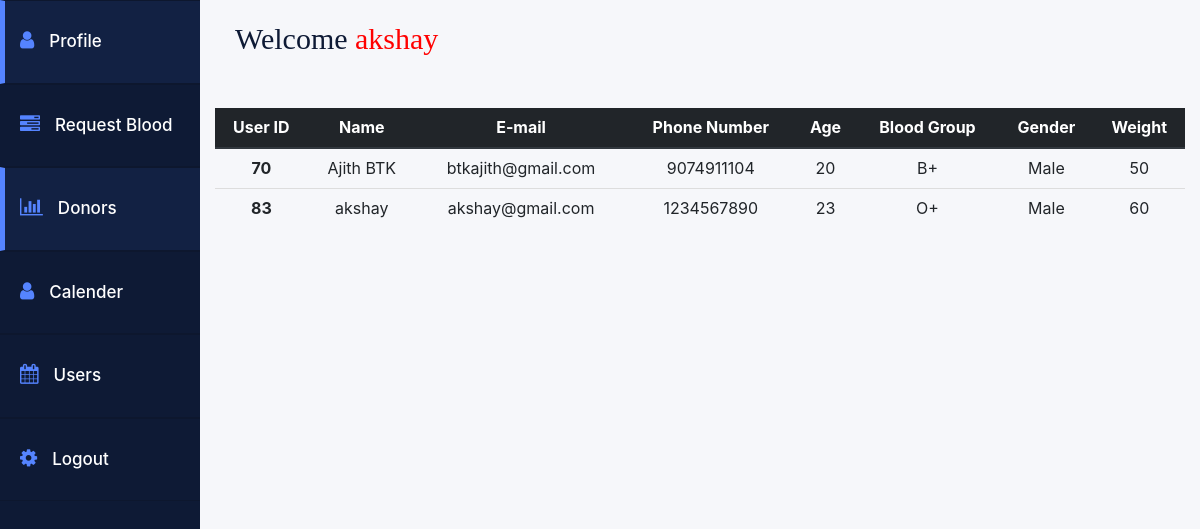
/donor_list.php (signed in), run on the app's committed database.
### tables this page shows
CREATE TABLE `donor_registration` (
  `user_id` int(11) NOT NULL,
  `username` varchar(200) NOT NULL,
  `password` varchar(200) NOT NULL,
  `name` varchar(200) NOT NULL,
  `email` varchar(200) NOT NULL,
  `phone` varchar(200) NOT NULL,
  `age` varchar(200) NOT NULL,
  `blood_group` varchar(200) NOT NULL,
  `gender` varchar(200) NOT NULL,
  `weight` varchar(200) NOT NULL
);

### donor_list.php (the view, shortened to what this page needs)
<html>
<link href="//maxcdn.bootstrapcdn.com/bootstrap/3.3.0/css/bootstrap.min.css" rel="stylesheet" id="bootstrap-css">
<link rel="stylesheet" href="https://cdn.jsdelivr.net/npm/bootstrap@4.0.0/dist/css/bootstrap.min.css">
<link href="https://maxcdn.bootstrapcdn.com/font-awesome/4.6.3/css/font-awesome.min.css" rel="stylesheet">
<body class="home">
    <div class="container-fluid display-table">
        <div class="row display-table-row">
            <div class="col-md-2 col-sm-1 hidden-xs display-table-cell v-align box" id="navigation">
                <div class="navi">
                    <ul>
                        <li><a href="patient_dashboard.php"><i class="fa fa-user" aria-hidden="true"></i><span class="hidden-xs hidden-sm">Profile</span></a></li>
                        <li><a href="request.php"><i class="fa fa-tasks" aria-hidden="true"></i><span class="hidden-xs hidden-sm">Request Blood</span></a></li>
                        <li class="active"><a href="donor_list.php"><i class="fa fa-bar-chart" aria-hidden="true"></i><span class="hidden-xs hidden-sm">Donors</span></a></li>
                        <li><a href="#"><i class="fa fa-user" aria-hidden="true"></i><span class="hidden-xs hidden-sm">Calender</span></a></li>
                        <li><a href="#"><i class="fa fa-calendar" aria-hidden="true"></i><span class="hidden-xs hidden-sm">Users</span></a></li>
                        <li><a href="logout.php"><i class="fa fa-cog" aria-hidden="true"></i><span class="hidden-xs hidden-sm">Logout</span></a></li>
                    </ul>
                </div>
            </div>
            <div class="col-md-10 col-sm-11 display-table-cell v-align">
                <div class="user-dashboard">
                    <h1 style="font-family:resolve-bold;">Welcome <span style="color:red;"><?php echo $_SESSION['username'];?></span></h1>
                </div>
                    <?php
                        include('connection.php');
                        $query="select * from donor_registration";
                        $res=mysqli_query($con,$query);
                    ?>
                    <br><br>
                    <center>
                    <table class="table table-hover">
                            <thead align="center" class="thead-dark">
                            <tr>
                                <th scope="col">User ID</th>
                                <th scope="col">Name</th>
                                <th scope="col">E-mail</th>
                                <th scope="col">Phone Number</th>
                                <th scope="col">Age</th>
                                <th scope="col">Blood Group</th>
                                <th scope="col">Gender</th>
                                <th scope="col">Weight</th>
                            </tr>
                            </thead>
                            <?php
                                while($row=mysqli_fetch_array($res))
                                {
                                    $id=$row['user_id'];
                                    $name=$row['name'];
                                    $email=$row['email'];
                                    $phone=$row['phone'];
                                    $age=$row['age'];
                                    $blood=$row['blood_group'];
                                    $gender=$row['gender'];
                                    $weight=$row['weight'];
                            ?>
                            <tr align="center">
                                <th scope="row"><?php echo $id;?>
                                <td><?php echo $name;?></td>
                                <td><?php echo $email;?></td>
                                <td><?php echo $phone;?></td>
                                <td><?php echo $age;?></td>
                                <td><?php echo $blood;?></td>
                                <td><?php echo $gender;?></td>
                                <td><?php echo $weight;?></td>
                            </tr>
                    </center>
                    <?php
                    }
                    ?>
                </div>
            </div>
        </div>
</body>
</html>

### donor_list.php (style rules this page uses)
a:focus,a:hover,a { outline:none; text-decoration: none; }
li,ul { list-style: none; padding: 0; margin: 0; }
.home { background: #f6f7fa; }
#navigation { background: #0e1a35; }
#navigation { padding: 0; }
.display-table { display: table; padding: 0; height: 100%; width: 100%; }
.display-table-row { display: table-row; height: 100%; }
.display-table-cell { display: table-cell; float: none; height: 100%; }
.v-align { vertical-align: top; }
.navi i { font-size: 20px; }
#navigation { -webkit-transition: all 0.5s ease; -moz-transition: all 0.5s ease; -o-transition: all 0.5s ease; transition: all 0.5s ease; }
.navi a { border-bottom: 1px solid #0d172e; border-top: 1px solid #0d172e; color: #ffffff; display: block; font-size: 17px; font-weight: 500; padding: 28px 20px; text-decoration: none; }
.navi i { margin-right: 15px; color: #5584ff; }
.navi .active a { background: #122143; border-left: 5px solid #5584ff; padding-left: 15px; }
.hidden-xs { -webkit-transition: all 0.5s ease; -moz-transition: all 0.5s ease; -o-transition: all 0.5s ease; transition: all 0.5s ease; }
.user-dashboard { padding: 0 20px; }
.user-dashboard h1 { color: #0e1a35; font-size: 30px; font-weight: 500; margin: 0; padding: 21px 0; }

### data on the page
donor_registration: user_id "70", name "Ajith BTK", email "btkajith@gmail.com", phone "9074911104", age "20", blood_group "B+", gender "Male", weight "50"
donor_registration: user_id "83", name "akshay", email "akshay@gmail.com", phone "1234567890", age "23", blood_group "O+", gender "Male", weight "60"

### other printed values
$_SESSION['username'] "akshay"
